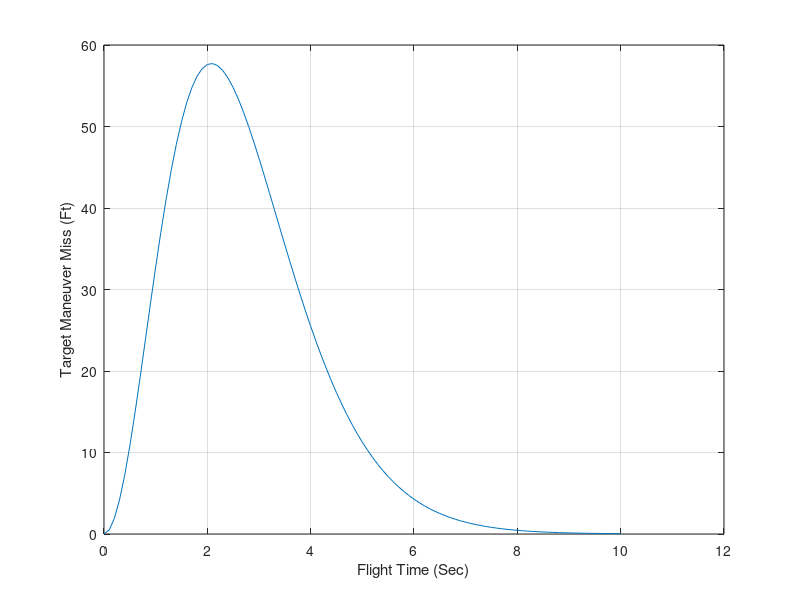
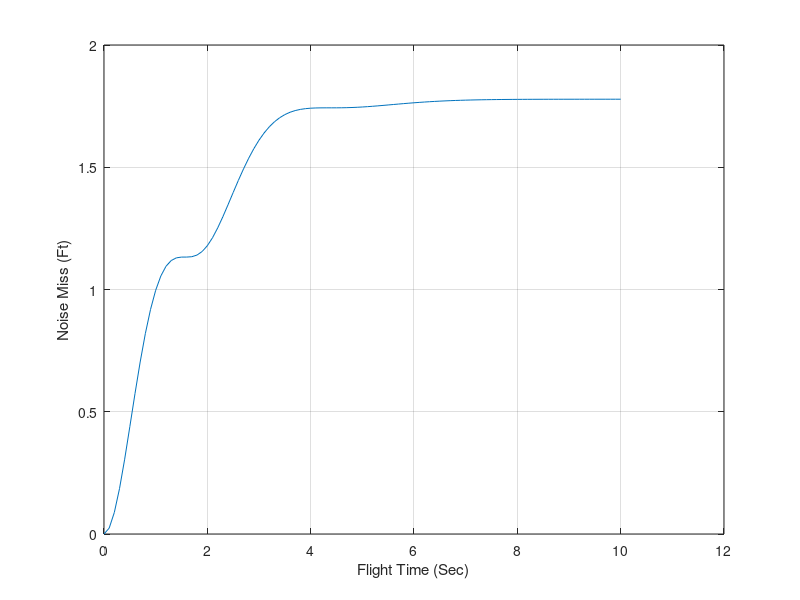

Recreate these plots in MATLAB, in order.
clear
count=1;
XNT=96.6;
XNP=3.;
TF=10.;
TS=.1;
BETA=.8;
SIGNOISE=.001;
VC=4000.;
T=0.;
S=0.;
TP=T+.00001;
X1=0;
X2=0;
X3=1;
X5=0.;
Y1OLD=0.;
Y2OLD=0.;
Y3OLD=0.;
Y4OLD=0.;
Y5OLD=0.;
H=.01;
GFILTER=1.-BETA^2;
HFILTER=(1.-BETA)^2;
while TP<=(TF-1e-5)	
   	X1OLD=X1;
	X2OLD=X2;
	X3OLD=X3;
	X5OLD=X5;
	STEP=1;
	FLAG=0;
   	while STEP<=1
      		if FLAG==1
         		STEP=2;
         		X1=X1+H*X1D;
         		X2=X2+H*X2D;
         		X3=X3+H*X3D;
         		X5=X5+H*X5D;
         		TP=TP+H;
      		end
      		TGO=TP+.00001;
      		X1D=X2;
      		X2D=X3+Y4OLD/(VC*TGO);
      		X3D=(Y4OLD)/(VC*TGO*TGO);
      		X5D=-X2;
      		FLAG=1;
   	end
   	FLAG=0;
	X1=(X1OLD+X1)/2+.5*H*X1D;
	X2=(X2OLD+X2)/2+.5*H*X2D;
	X3=(X3OLD+X3)/2+.5*H*X3D;
   	X5=(X5OLD+X5)/2+.5*H*X5D;
   	S=S+H;
   	if S>=(TS-.0001)
      		S=0.;
      		TEMP1=(X5-Y1OLD)*XNP*VC;
      		TEMP2=HFILTER*(Y2OLD+TEMP1)/TS+GFILTER*Y3OLD;
      		Y1NEW=X5;
      		Y2NEW=TEMP1+Y2OLD+TS*(Y3OLD-TEMP2);
      		Y3NEW=Y3OLD-TEMP2;
      		Y4NEW=Y4OLD+TEMP2;
      		Y5NEW=Y5OLD+TEMP2*TEMP2;
      		Y1OLD=Y1NEW;
      		Y2OLD=Y2NEW;
      		Y3OLD=Y3NEW;
      		Y4OLD=Y4NEW;
      		Y5OLD=Y5NEW;
      		XMNOISE=SIGNOISE*sqrt(Y5NEW);
      		XMNT=XNT*X1;
      		count=count+1;
      		ArrayTP(count)=TP;
      		ArrayXMNT(count)=XMNT;
      		ArrayXMNOISE(count)=XMNOISE;
   	end
end
figure
plot(ArrayTP,ArrayXMNT),grid
xlabel('Flight Time (Sec)')
ylabel('Target Maneuver Miss (Ft)')
figure
plot(ArrayTP,ArrayXMNOISE),grid
xlabel('Flight Time (Sec)')
ylabel('Noise Miss (Ft)')
clc
output=[ArrayTP',ArrayXMNT',ArrayXMNOISE'];
save datfil.txt output  -ascii
disp 'simulation finished'
